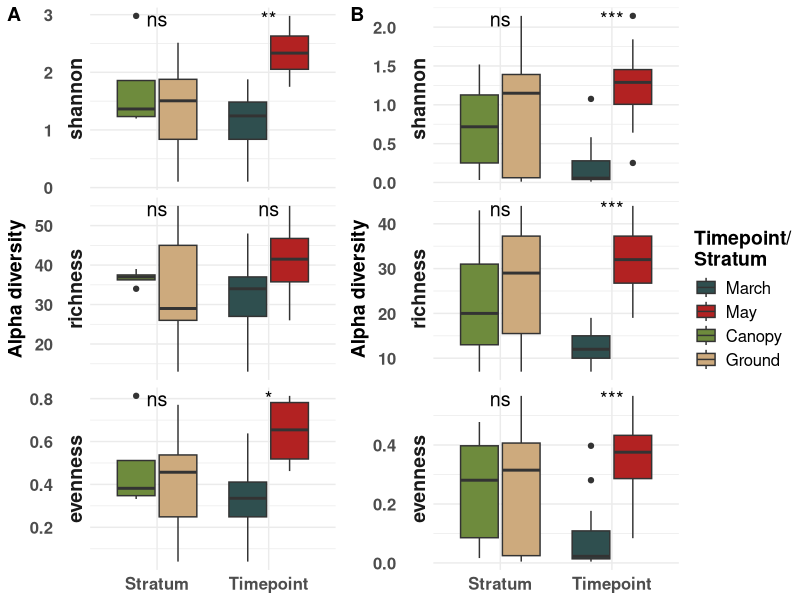

Generate this figure with R:
## ---- chunk 1
knitr::opts_chunk$set(echo = TRUE)
## ---- chunk 2
rm(list = ls())

library(ggplot2)
library(viridis)
library(vegan)
library(ggpubr)
library(ggsignif)

#setwd("04_Alpha_Diversity/")
OTU_Table = as.data.frame(read.csv("../00_Data/Oomycota/05_Oomycota_OTU_Table_new_min-freq-20617_min-feat-5_transposed_withMetadata.tsv", 
                     header = T, 
                     sep = "\t", 
                     stringsAsFactors = T))
SampleMetadata = OTU_Table[,1:5]
Stratum = SampleMetadata$Stratum
Timepoint = SampleMetadata$Timepoint
OTU_Table = OTU_Table[,6:ncol(OTU_Table)]
## ---- chunk 3
shannon = diversity(OTU_Table, index = "shannon")
shannon = as.data.frame(shannon)
shannon$Comparison = Timepoint
rownames(shannon) = SampleMetadata$SampleID
shannon$Group = "Oomycota"
df = shannon
df$richness = specnumber(OTU_Table)
df$evenness = df$shannon/log(df$richness)
df$Type = "Timepoint"
df2 = df
df2$Comparison = Stratum
df2$Type = "Stratum"
df3 = rbind(df, df2)
df_melted = reshape2::melt(df3)
## ---- chunk 4
g = ggplot(df_melted, aes(x = Type, y = value, fill = Comparison)) + 
  #stat_boxplot(geom = "errorbar", width = 0.2, show.legend = F) +
  geom_boxplot(show.legend = T) + 
  theme_minimal() + 
  labs(y = "Alpha diversity", 
       x = NULL) +
  theme(axis.text=element_text(size=12, face = "bold"), 
        axis.title=element_text(size=14, face = "bold"), 
        plot.title = element_text(size = 20, face = "bold", hjust = 0.5), 
        plot.subtitle = element_text(size = 14, hjust = 0.5), 
        legend.text = element_text(size = 12), 
        legend.title = element_text(size = 14, face = "bold"), 
        strip.text = element_text(size=14, face = "bold")) +
  #geom_signif(comparisons = list(c("March", "May")), 
  #            map_signif_level=TRUE) + 
  #geom_signif(comparisons = list(c("Canopy", "Ground")), 
  #            map_signif_level=TRUE) +
  stat_compare_means(aes(group = Comparison), label = "p.signif", 
                     size = 5, method = "wilcox.test", vjust = 0.7, 
                     symnum.args = list(cutpoints = c(0, 0.001, 0.01, 0.05, 1), 
                                        symbols = c("***", "**", "*", "ns"))) +
  scale_fill_manual(values = c("darkslategrey", "firebrick", 
                               "darkolivegreen4", "burlywood3"), 
                    limits = c("March", "May", "Canopy", "Ground"), 
                    name = "Timepoint/\nStratum") +
  facet_grid(rows = vars(variable), scales = "free", switch = "y")

## ---- chunk 5
Cerco_OTU_Table = as.data.frame(read.csv("../00_Data/Cercozoa/05_Cercozoa_OTU_Table_min-freq-16922_min-feat-5_transposed_withMetadata.tsv", 
                     header = T, 
                     sep = "\t", 
                     stringsAsFactors = T))
Cerco_SampleMetadata = Cerco_OTU_Table[,1:5]
Cerco_Timepoint = Cerco_SampleMetadata$Timepoint
Cerco_Stratum = Cerco_SampleMetadata$Stratum
Cerco_OTU_Table = Cerco_OTU_Table[,6:ncol(Cerco_OTU_Table)]

Cerco_shannon = diversity(Cerco_OTU_Table, index = "shannon")
Cerco_shannon = as.data.frame(Cerco_shannon)
rownames(Cerco_shannon) = Cerco_SampleMetadata$SampleID
colnames(Cerco_shannon) = "shannon"
Cerco_shannon$Comparison = Cerco_Timepoint
Cerco_shannon$Group = "Cercozoa"
df_cerco = Cerco_shannon
df_cerco$richness = specnumber(Cerco_OTU_Table)
df_cerco$evenness = df_cerco$shannon/log(df_cerco$richness)
df_cerco$Type = "Timepoint"
df_cerco2 = df_cerco
df_cerco2$Comparison = Cerco_Stratum
df_cerco2$Type = "Stratum"
df_cerco_3 = rbind(df_cerco, df_cerco2)

df_cerco_melted = reshape2::melt(df_cerco_3)
## ---- chunk 6
g_cerco = ggplot(df_cerco_melted, aes(x = Type, y = value, fill = Comparison)) + 
  #stat_boxplot(geom = "errorbar", width = 0.2, show.legend = F) +
  geom_boxplot(show.legend = T) + 
  theme_minimal() + 
  labs(y = "Alpha diversity", 
       x = NULL) +
  theme(axis.text=element_text(size=12, face = "bold"), 
        axis.title=element_text(size=14, face = "bold"), 
        plot.title = element_text(size = 20, face = "bold", hjust = 0.5), 
        plot.subtitle = element_text(size = 14, hjust = 0.5), 
        legend.text = element_text(size = 12), 
        legend.title = element_text(size = 14, face = "bold"), 
        strip.text = element_text(size=14, face = "bold")) +
  #geom_signif(comparisons = list(c("March", "May")), 
  #            map_signif_level=TRUE) + 
  #geom_signif(comparisons = list(c("Canopy", "Ground")), 
  #            map_signif_level=TRUE) + 
  stat_compare_means(aes(group = Comparison), label = "p.signif", 
                     size = 5, method = "wilcox.test", vjust = 0.7, 
                     symnum.args = list(cutpoints = c(0, 0.001, 0.01, 0.05, 1), 
                                        symbols = c("***", "**", "*", "ns"))) +
  scale_fill_manual(values = c("darkslategrey", "firebrick", 
                               "darkolivegreen4", "burlywood3"), 
                    limits = c("March", "May", "Canopy", "Ground"), 
                    name = "Timepoint/\nStratum") +
  facet_grid(rows = vars(variable), scales = "free", switch = "y")
## ---- chunk 7

combi = ggarrange(g_cerco, g, 
                  labels = c("A", "B"), 
                  ncol = 2, nrow = 1, 
                  align = "v", common.legend = T, 
                  legend = "right")

combi = combi + theme(rect = element_rect(fill = "transparent"))#%>%
  #annotate_figure(top = text_grob("Alpha diversity of samples", 
  #                                face = "bold", size = 20), 
  #                fig.lab = "Figure X", fig.lab.face = "bold", 
  #                fig.lab.size = 18)
ggsave("AlphaBoxplotCombined.jpeg", plot = combi, 
       device = "jpeg", dpi = 300, width = 17.7, height = 10, 
       units = "cm")
ggsave("AlphaBoxplotCombined.png", plot = combi, 
       device = "png", dpi = 300, width = 17.7, height = 10, 
       units = "cm")
ggsave("AlphaBoxplotCombined.pdf", plot = combi, 
       device = "pdf", dpi = 300, width = 17.7, height = 10, 
       units = "cm")
ggsave("AlphaBoxplotCombined.tiff", plot = combi, 
       device = "tiff", dpi = 300, width = 17.7, height = 10, 
       units = "cm", compression = "lzw")
combi
## ---- chunk 8
shannon = diversity(OTU_Table, index = "shannon")
shannon = as.data.frame(shannon)
shannon$Timepoint = Timepoint
shannon$Stratum = Stratum
rownames(shannon) = SampleMetadata$SampleID

Cerco_shannon = diversity(Cerco_OTU_Table, index = "shannon")
Cerco_shannon = as.data.frame(Cerco_shannon)
Cerco_shannon$Timepoint = Cerco_Timepoint
Cerco_shannon$Stratum = Cerco_Stratum
rownames(Cerco_shannon) = Cerco_SampleMetadata$SampleID

summary(glm(data = shannon, shannon ~ Timepoint+Stratum))
summary(glm(data = Cerco_shannon, Cerco_shannon ~ Timepoint+Stratum))

richness = specnumber(OTU_Table)
richness = as.data.frame(richness)
richness$Timepoint = Timepoint
richness$Stratum = Stratum

Cerco_richness = specnumber(Cerco_OTU_Table)
Cerco_richness = as.data.frame(Cerco_richness)
Cerco_richness$Timepoint = Cerco_Timepoint
Cerco_richness$Stratum = Cerco_Stratum

summary(glm(data = richness, richness ~ Timepoint+Stratum))
summary(glm(data = Cerco_richness, Cerco_richness ~ Timepoint+Stratum))

evenness = shannon$shannon/log(richness$richness)
evenness = as.data.frame(evenness)
evenness$Timepoint = Timepoint
evenness$Stratum = Stratum

Cerco_evenness = Cerco_shannon$Cerco_shannon/log(Cerco_richness$Cerco_richness)
Cerco_evenness = as.data.frame(Cerco_evenness)
Cerco_evenness$Timepoint = Cerco_Timepoint
Cerco_evenness$Stratum = Cerco_Stratum

summary(glm(data = evenness, evenness ~ Timepoint+Stratum))
summary(glm(data = Cerco_evenness, Cerco_evenness ~ Timepoint+Stratum))
